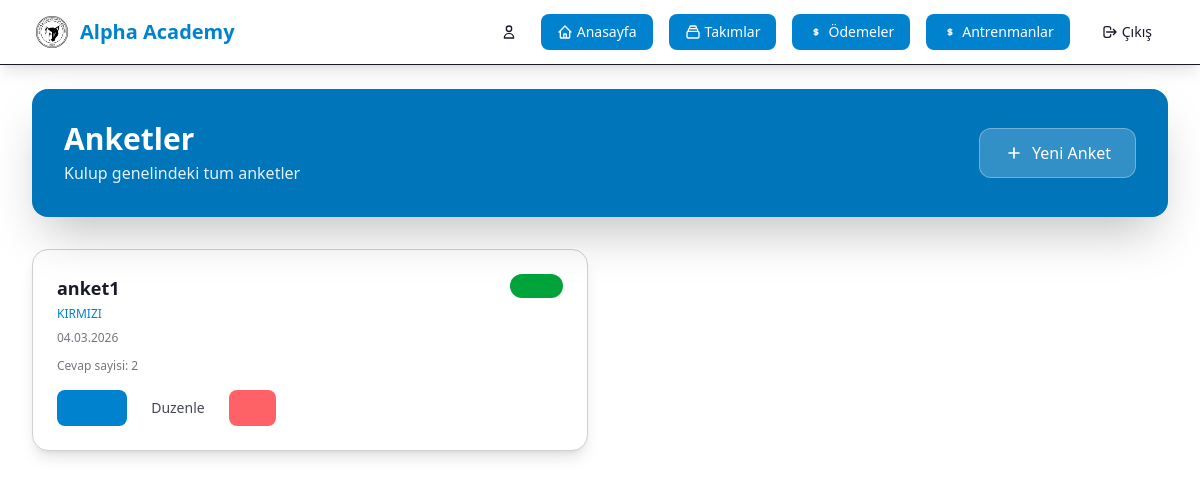
The app's page /teams/questionnaires/ (signed in) with its own data.
### team/models.py (models this page shows, shortened)
class Questionnaire(models.Model):
    title = models.CharField(max_length=150, verbose_name='Başlık')
    description = models.TextField(blank=True, null=True, verbose_name='Açıklama')
    schema = models.JSONField(default=dict, verbose_name='Soru Şeması')
    teams = models.ManyToManyField(Team, blank=True, related_name='questionnaires', verbose_name='Takımlar')
    is_active = models.BooleanField(default=True, verbose_name='Aktif mi?')
    begin_date = models.DateField(null=True, blank=True, verbose_name='Başlangıç Tarihi')
    end_date = models.DateField(null=True, blank=True, verbose_name='Bitiş Tarihi')
    created_by = models.ForeignKey(settings.AUTH_USER_MODEL, on_delete=models.SET_NULL, null=True, blank=True, related_name='created_questionnaires', verbose_name='Oluşturan')
    created_at = models.DateTimeField(auto_now_add=True)
    updated_at = models.DateTimeField(auto_now=True)
    class Meta:
        verbose_name = 'Anket'
        verbose_name_plural = 'Anketler'
        ordering = ['-created_at']

class Team(models.Model):
    name = models.CharField(max_length=100, verbose_name='Takım Adı')
    description = models.TextField(blank=True, null=True, verbose_name='Açıklama')
    logo = models.ImageField(upload_to='team_logos/', blank=True, null=True, verbose_name='Logo')
    founded_date = models.DateField(blank=True, null=True, verbose_name='Kuruluş Tarihi')
    created_at = models.DateTimeField(auto_now_add=True)
    updated_at = models.DateTimeField(auto_now=True)
    class Meta:
        verbose_name = 'Takım'
        verbose_name_plural = 'Takımlar'
        ordering = ['name']

### team/views.py (the view)
# urls.py: path('questionnaires/', views.questionnaire_staff_list, name='questionnaire_staff_list'),
@login_required
@staff_member_required
def questionnaire_staff_list(request):
    questionnaires = (
        Questionnaire.objects.prefetch_related('teams').select_related('created_by')
        .annotate(response_count=models.Count('responses'))
        .order_by('-created_at')
    )
    context = {
        'questionnaires': questionnaires,
        'title': 'Anketler'
    }
    return render(request, 'team/questionnaire_staff_list.html', context)

### team/templates/team/questionnaire_staff_list.html (shortened to what this page needs)
{% extends 'user/base.html' %}
{% load team_filters %}
{% block content %}
<div class="max-w-6xl mx-auto animate-fade-in">
    <div class="bg-primary text-primary-content rounded-2xl shadow-2xl p-8 mb-8 relative overflow-hidden">
        <div class="absolute inset-0 bg-black/10"></div>
        <div class="relative z-10 flex flex-col sm:flex-row sm:items-center sm:justify-between gap-4">
            <div>
                <h1 class="text-2xl md:text-3xl font-bold">{{ title }}</h1>
                <p class="opacity-90 mt-1">Kulup genelindeki tum anketler</p>
            </div>
            <a href="{% url 'team:questionnaire_create_global' %}" class="inline-flex items-center justify-center px-6 py-3 rounded-xl bg-white/20 backdrop-blur-sm text-white font-medium border border-white/30 hover:bg-white/30 transition-all">
                <svg class="w-5 h-5 mr-2" fill="none" stroke="currentColor" viewBox="0 0 24 24">
                    <path stroke-linecap="round" stroke-linejoin="round" stroke-width="2" d="M12 6v6m0 0v6m0-6h6m-6 0H6"></path>
                </svg>
                Yeni Anket
            </a>
        </div>
    </div>
    {% if questionnaires %}
    <div class="grid grid-cols-1 md:grid-cols-2 gap-6">
        {% for questionnaire in questionnaires %}
        <div class="bg-base-100 rounded-2xl shadow-lg border border-base-300 p-6 hover-lift">
            <div class="flex items-start justify-between gap-4">
                <div>
                    <h2 class="text-lg font-semibold text-base-content">{{ questionnaire.title }}</h2>
                    {% if questionnaire.teams.exists %}
                    <p class="text-xs text-primary font-medium mt-1">
                        {% for team in questionnaire.teams.all %}
                            {{ team.name }}{% if not forloop.last %}, {% endif %}
                        {% endfor %}
                    </p>
                    {% else %}
                    <p class="text-xs text-base-content/60 mt-1">Tüm takımlar</p>
                    {% endif %}
                    <div class="flex items-center gap-2 mt-2">
                        <p class="text-xs text-base-content/60">{{ questionnaire.created_at|date:"d.m.Y" }}</p>
                    </div>
                </div>
                {% if questionnaire.is_active %}
                <span class="inline-flex px-3 py-1 rounded-full text-xs font-semibold bg-success text-success">Aktif</span>
                {% else %}
                <span class="inline-flex px-3 py-1 rounded-full text-xs font-semibold bg-base-200 text-base-content/80">Pasif</span>
                {% endif %}
            </div>
            <div class="mt-3 text-xs text-base-content/60">
                Cevap sayisi: {{ questionnaire.response_count }}
            </div>
            <div class="mt-4 flex flex-wrap gap-2">
                <a href="{% url 'team:questionnaire_detail' questionnaire.pk %}" class="px-4 py-2 rounded-lg bg-primary text-primary hover:bg-primary text-sm font-medium">Detay</a>
                {% if user.is_staff or questionnaire.created_by == user %}
                <a href="{% url 'team:questionnaire_update' questionnaire.pk %}" class="px-4 py-2 rounded-lg bg-base-100 text-base-content/80 hover:bg-base-200 text-sm font-medium">Duzenle</a>
                <a href="{% url 'team:questionnaire_delete' questionnaire.pk %}" class="px-4 py-2 rounded-lg bg-error text-error hover:bg-error text-sm font-medium">Sil</a>
                {% endif %}
            </div>
        </div>
        {% endfor %}
    </div>
    {% else %}
    <div class="bg-base-100 rounded-2xl shadow-lg border border-base-100 p-8 text-center">
        <h3 class="text-lg font-semibold text-base-content mb-2">Henuz anket yok</h3>
        <p class="text-base-content/70">Henuz hic anket olusturulmadi.</p>
    </div>
    {% endif %}
</div>
{% endblock %}

### records on screen
Questionnaire: title "anket1", created_at "04.03.2026", response_count "2"
Team: name "KIRMIZI"

### other values on screen
{{ title }} "Anketler"
